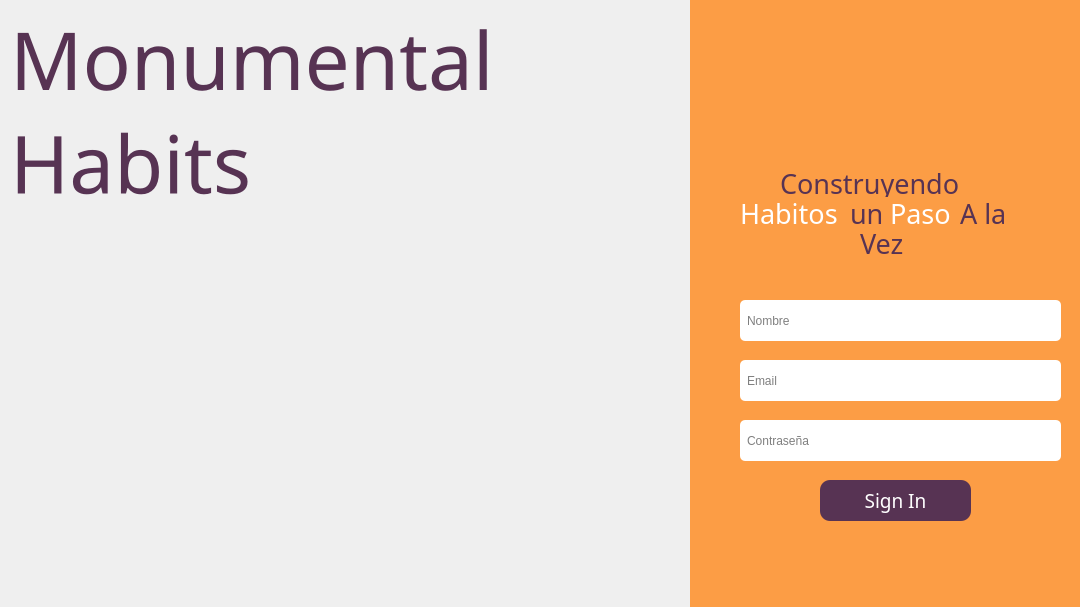
<?xml version="1.0" encoding="UTF-8"?>
<ui version="4.0">
 <class>RegisterUI</class>
 <widget class="QWidget" name="RegisterUI">
  <property name="geometry">
   <rect>
    <x>0</x>
    <y>0</y>
    <width>1080</width>
    <height>607</height>
   </rect>
  </property>
  <property name="minimumSize">
   <size>
    <width>1080</width>
    <height>607</height>
   </size>
  </property>
  <property name="windowTitle">
   <string>Registrarse</string>
  </property>
  <property name="styleSheet">
   <string notr="true">QWidget#RegisterUI{
	border-image: url(:/images/bg.png);
}</string>
  </property>
  <widget class="QLabel" name="label">
   <property name="geometry">
    <rect>
     <x>360</x>
     <y>-30</y>
     <width>581</width>
     <height>651</height>
    </rect>
   </property>
   <property name="text">
    <string/>
   </property>
   <property name="pixmap">
    <pixmap resource="bg.qrc">:/images/acBg.png</pixmap>
   </property>
   <property name="scaledContents">
    <bool>true</bool>
   </property>
  </widget>
  <widget class="QWidget" name="widget" native="true">
   <property name="geometry">
    <rect>
     <x>690</x>
     <y>0</y>
     <width>391</width>
     <height>611</height>
    </rect>
   </property>
   <property name="styleSheet">
    <string notr="true">background-color:#FC9D45;</string>
   </property>
   <widget class="QLabel" name="label_2">
    <property name="geometry">
     <rect>
      <x>150</x>
      <y>50</y>
      <width>101</width>
      <height>101</height>
     </rect>
    </property>
    <property name="text">
     <string/>
    </property>
    <property name="pixmap">
     <pixmap resource="bg.qrc">:/images/Union.png</pixmap>
    </property>
    <property name="scaledContents">
     <bool>true</bool>
    </property>
   </widget>
   <widget class="QWidget" name="widget_2" native="true">
    <property name="geometry">
     <rect>
      <x>40</x>
      <y>160</y>
      <width>301</width>
      <height>121</height>
     </rect>
    </property>
    <widget class="QLabel" name="label_4">
     <property name="geometry">
      <rect>
       <x>50</x>
       <y>10</y>
       <width>201</width>
       <height>27</height>
      </rect>
     </property>
     <property name="font">
      <font>
       <family>Klasik</family>
       <pointsize>20</pointsize>
      </font>
     </property>
     <property name="styleSheet">
      <string notr="true">color: #573353;</string>
     </property>
     <property name="text">
      <string>Construyendo</string>
     </property>
    </widget>
    <widget class="QLabel" name="label_5">
     <property name="geometry">
      <rect>
       <x>10</x>
       <y>40</y>
       <width>121</width>
       <height>27</height>
      </rect>
     </property>
     <property name="font">
      <font>
       <family>Klasik</family>
       <pointsize>20</pointsize>
      </font>
     </property>
     <property name="styleSheet">
      <string notr="true">color: #fff;</string>
     </property>
     <property name="text">
      <string>Habitos</string>
     </property>
    </widget>
    <widget class="QLabel" name="label_6">
     <property name="geometry">
      <rect>
       <x>120</x>
       <y>40</y>
       <width>41</width>
       <height>27</height>
      </rect>
     </property>
     <property name="font">
      <font>
       <family>Klasik</family>
       <pointsize>20</pointsize>
      </font>
     </property>
     <property name="styleSheet">
      <string notr="true">color: #573353;</string>
     </property>
     <property name="text">
      <string>un</string>
     </property>
    </widget>
    <widget class="QLabel" name="label_7">
     <property name="geometry">
      <rect>
       <x>160</x>
       <y>40</y>
       <width>63</width>
       <height>27</height>
      </rect>
     </property>
     <property name="font">
      <font>
       <family>Klasik</family>
       <pointsize>20</pointsize>
      </font>
     </property>
     <property name="styleSheet">
      <string notr="true">color: #fff;</string>
     </property>
     <property name="text">
      <string>Paso</string>
     </property>
    </widget>
    <widget class="QLabel" name="label_8">
     <property name="geometry">
      <rect>
       <x>230</x>
       <y>40</y>
       <width>61</width>
       <height>27</height>
      </rect>
     </property>
     <property name="font">
      <font>
       <family>Klasik</family>
       <pointsize>20</pointsize>
      </font>
     </property>
     <property name="styleSheet">
      <string notr="true">color: #573353;</string>
     </property>
     <property name="text">
      <string>A la</string>
     </property>
    </widget>
    <widget class="QLabel" name="label_9">
     <property name="geometry">
      <rect>
       <x>130</x>
       <y>70</y>
       <width>51</width>
       <height>27</height>
      </rect>
     </property>
     <property name="font">
      <font>
       <family>Klasik</family>
       <pointsize>20</pointsize>
      </font>
     </property>
     <property name="styleSheet">
      <string notr="true">color: #573353;</string>
     </property>
     <property name="text">
      <string>Vez</string>
     </property>
    </widget>
   </widget>
   <widget class="QLineEdit" name="nameInput">
    <property name="geometry">
     <rect>
      <x>50</x>
      <y>300</y>
      <width>321</width>
      <height>41</height>
     </rect>
    </property>
    <property name="minimumSize">
     <size>
      <width>321</width>
      <height>0</height>
     </size>
    </property>
    <property name="styleSheet">
     <string notr="true">QLineEdit{
	border: none;
	background-color: rgb(255, 255, 255);
	border-radius: 5px;
	padding-left: 5px;
}</string>
    </property>
    <property name="placeholderText">
     <string>Nombre</string>
    </property>
   </widget>
   <widget class="QLineEdit" name="emailInput">
    <property name="geometry">
     <rect>
      <x>50</x>
      <y>360</y>
      <width>321</width>
      <height>41</height>
     </rect>
    </property>
    <property name="minimumSize">
     <size>
      <width>321</width>
      <height>0</height>
     </size>
    </property>
    <property name="styleSheet">
     <string notr="true">QLineEdit{
	border: none;
	background-color: rgb(255, 255, 255);
	border-radius: 5px;
	padding-left: 5px;
}</string>
    </property>
    <property name="placeholderText">
     <string>Email</string>
    </property>
   </widget>
   <widget class="QLineEdit" name="passwordInput">
    <property name="geometry">
     <rect>
      <x>50</x>
      <y>420</y>
      <width>321</width>
      <height>41</height>
     </rect>
    </property>
    <property name="minimumSize">
     <size>
      <width>321</width>
      <height>0</height>
     </size>
    </property>
    <property name="styleSheet">
     <string notr="true">QLineEdit{
	border: none;
	background-color: rgb(255, 255, 255);
	border-radius: 5px;
	padding-left: 5px;
}</string>
    </property>
    <property name="echoMode">
     <enum>QLineEdit::Password</enum>
    </property>
    <property name="placeholderText">
     <string>Contraseña</string>
    </property>
   </widget>
   <widget class="QPushButton" name="registerButton">
    <property name="geometry">
     <rect>
      <x>130</x>
      <y>480</y>
      <width>151</width>
      <height>41</height>
     </rect>
    </property>
    <property name="font">
     <font>
      <family>Klasik</family>
      <pointsize>14</pointsize>
     </font>
    </property>
    <property name="styleSheet">
     <string notr="true">QPushButton{
	border: none;
	background-color: #573353;
	color: #fff;
	border-radius: 10px;
}</string>
    </property>
    <property name="text">
     <string>Sign In</string>
    </property>
   </widget>
  </widget>
  <widget class="QWidget" name="widget_3" native="true">
   <property name="geometry">
    <rect>
     <x>10</x>
     <y>10</y>
     <width>601</width>
     <height>201</height>
    </rect>
   </property>
   <layout class="QVBoxLayout" name="verticalLayout">
    <item>
     <widget class="QLabel" name="label_10">
      <property name="font">
       <font>
        <family>Klasik</family>
        <pointsize>60</pointsize>
       </font>
      </property>
      <property name="styleSheet">
       <string notr="true">color: #573353;</string>
      </property>
      <property name="text">
       <string>Monumental</string>
      </property>
     </widget>
    </item>
    <item>
     <widget class="QLabel" name="label_11">
      <property name="font">
       <font>
        <family>Klasik</family>
        <pointsize>60</pointsize>
       </font>
      </property>
      <property name="styleSheet">
       <string notr="true">color: #573353;</string>
      </property>
      <property name="text">
       <string>Habits</string>
      </property>
     </widget>
    </item>
   </layout>
  </widget>
 </widget>
 <resources>
  <include location="bg.qrc"/>
 </resources>
 <connections/>
</ui>
